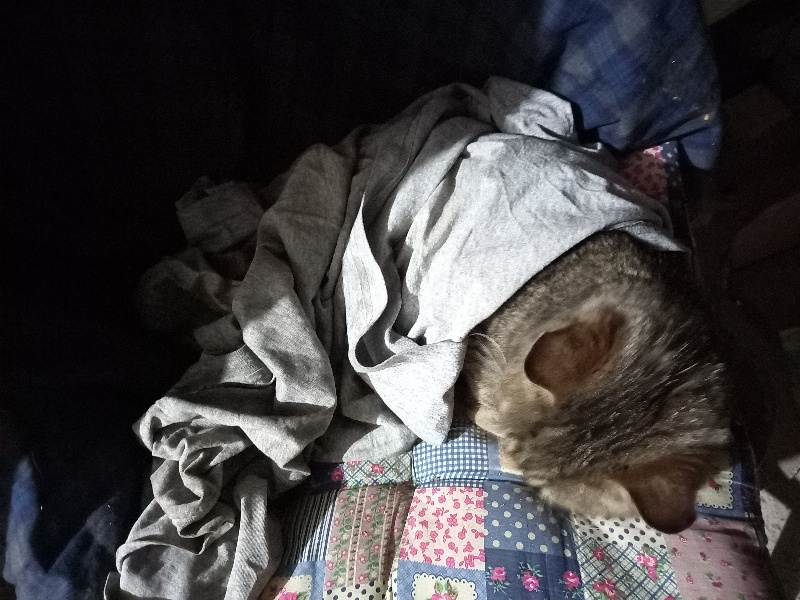
//> input picture T3/original.jpg, 800 x 600 px
$ ./main   (built with g++ and OpenCV 4)
//> lines starting //> are read from the running program, lines starting //| are printed output that depends on the picture
#include <opencv4/opencv2/highgui.hpp>
#include <opencv4/opencv2/core.hpp>
#include <opencv4/opencv2/imgproc.hpp>

int main() {

    // Ucitavanje slike:
    cv::Mat slika = cv::imread("../original.jpg", cv::IMREAD_COLOR);
//> slika is the input picture: 600 rows x 800 cols, CV_8UC3; mean B, G, R 65.6, 64.5, 67.2

    // Treba nam grayscale slika:
    cv::Mat grayscale;
    cv::cvtColor(slika, grayscale, cv::COLOR_BGR2GRAY);
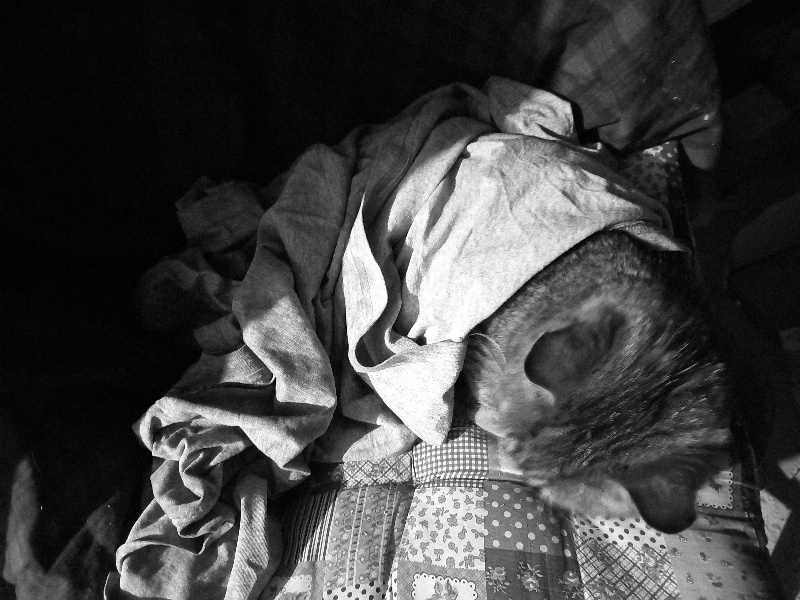
//> grayscale: 600 rows x 800 cols, CV_8UC1; min 0, max 255, mean 65.4

    // Sad trebamo da izjednacimo histogram nad ovom slikom:
    cv::Mat izjednacena;
    cv::equalizeHist(grayscale, izjednacena);
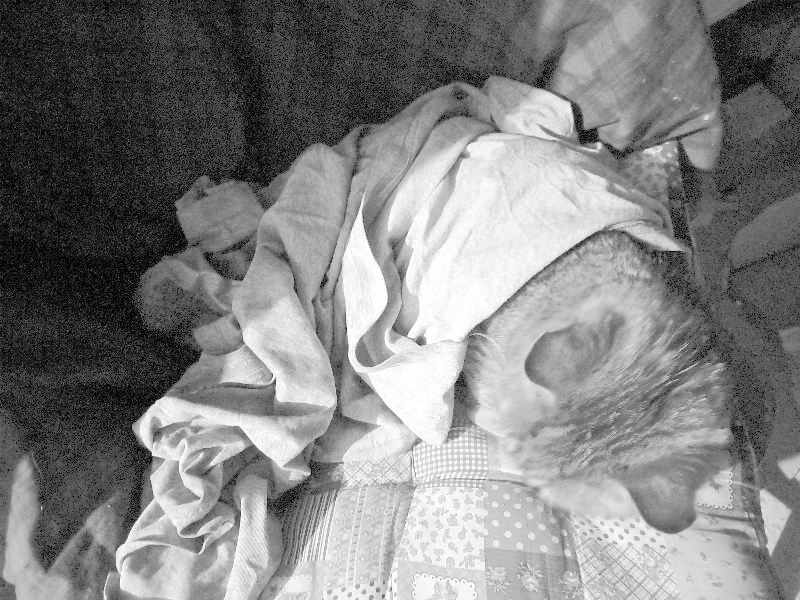
//> izjednacena: 600 rows x 800 cols, CV_8UC1; min 0, max 255, mean 128.9

    cv::imshow("Grayscale", grayscale);
    cv::imshow("Nakon izjednacenja histograma", izjednacena);

    cv::waitKey();

    cv::imwrite("../grayscale.jpg", grayscale);
    cv::imwrite("../izjednacena.jpg", izjednacena);

    return 0;
}

$ run again, with T3/histogram_game.jpg copied over T3/original.jpg
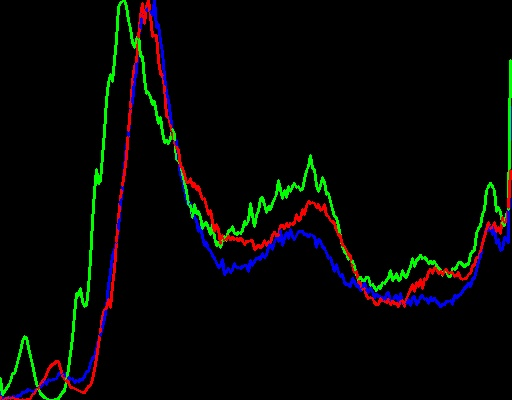
//> input picture T3/histogram_game.jpg, 512 x 400 px
//> slika is the input picture: 400 rows x 512 cols, CV_8UC3; mean B, G, R 5.6, 7, 6
//> `cv::cvtColor(slika, grayscale, cv::COLOR_BGR2GRAY);`:
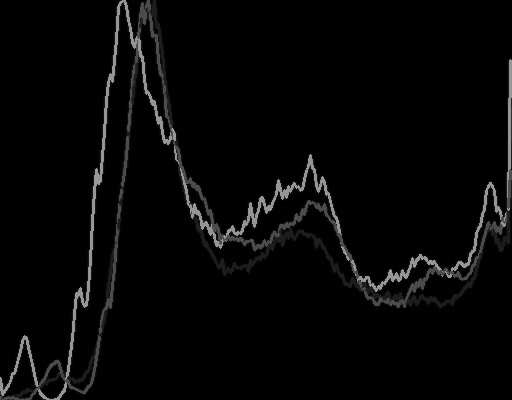
//> grayscale: 400 rows x 512 cols, CV_8UC1; min 0, max 158, mean 6.6
//> `cv::equalizeHist(grayscale, izjednacena);`:
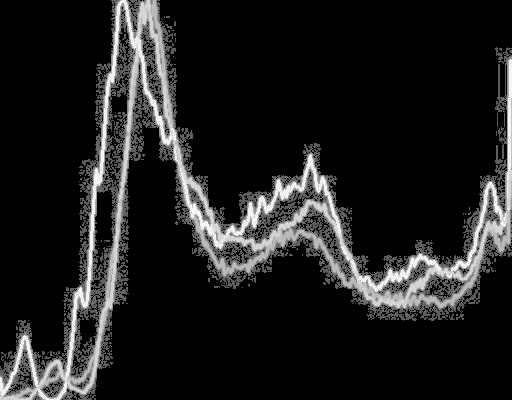
//> izjednacena: 400 rows x 512 cols, CV_8UC1; min 0, max 255, mean 30

$ run again, with T3/histogram_linearne.jpg copied over T3/original.jpg
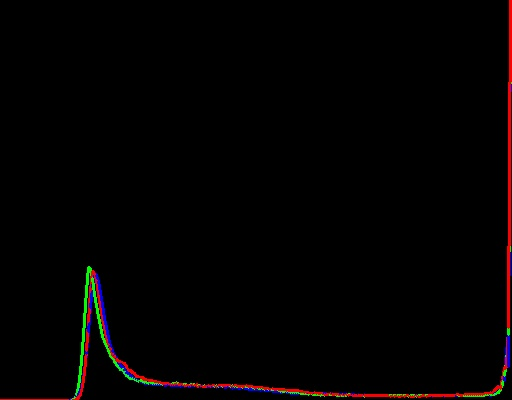
//> input picture T3/histogram_linearne.jpg, 512 x 400 px
//> slika is the input picture: 400 rows x 512 cols, CV_8UC3; mean B, G, R 1.5, 1.6, 3.5
//> `cv::cvtColor(slika, grayscale, cv::COLOR_BGR2GRAY);`:
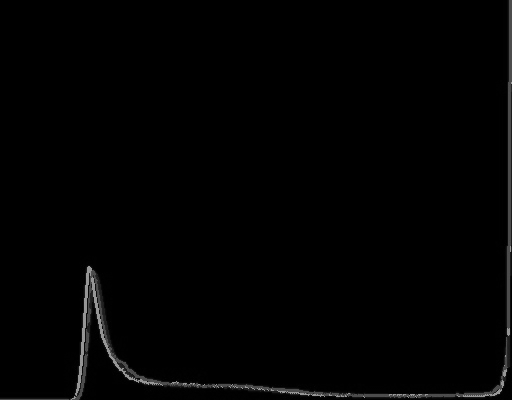
//> grayscale: 400 rows x 512 cols, CV_8UC1; min 0, max 157, mean 2.2
//> `cv::equalizeHist(grayscale, izjednacena);`:
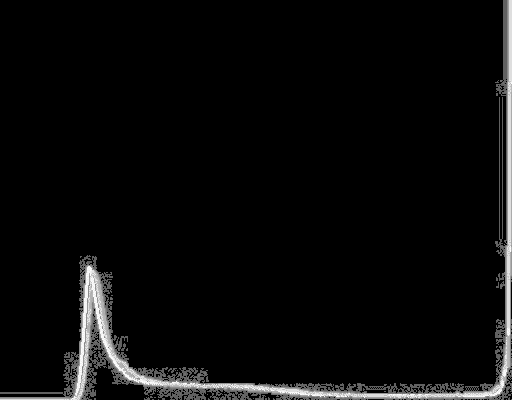
//> izjednacena: 400 rows x 512 cols, CV_8UC1; min 0, max 255, mean 10.2

$ run again, with T3/maca.jpeg copied over T3/original.jpg
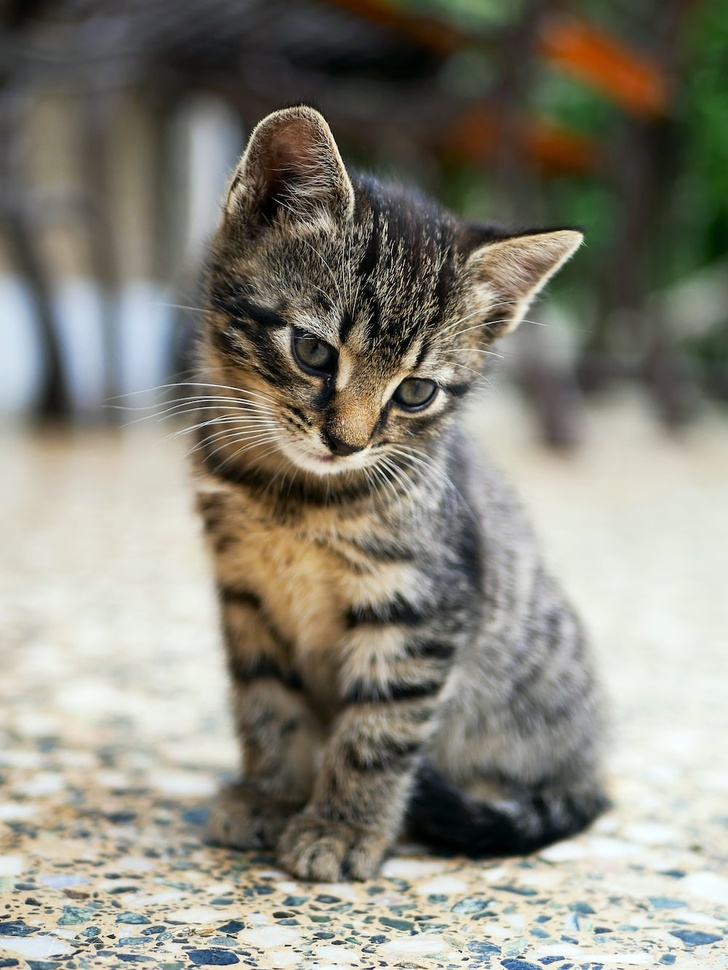
//> input picture T3/maca.jpeg, 728 x 970 px, shrunk from 1000 x 1333 before the run
//> slika is the input picture: 970 rows x 728 cols, CV_8UC3; mean B, G, R 122.2, 133.9, 136.3
//> `cv::cvtColor(slika, grayscale, cv::COLOR_BGR2GRAY);`:
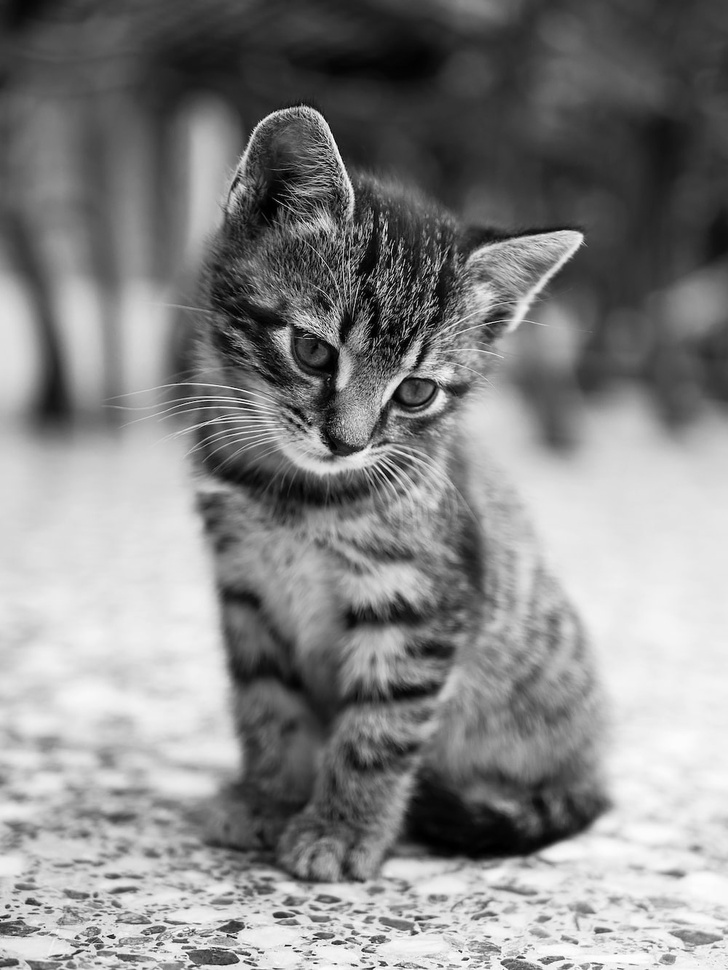
//> grayscale: 970 rows x 728 cols, CV_8UC1; min 0, max 255, mean 133.3
